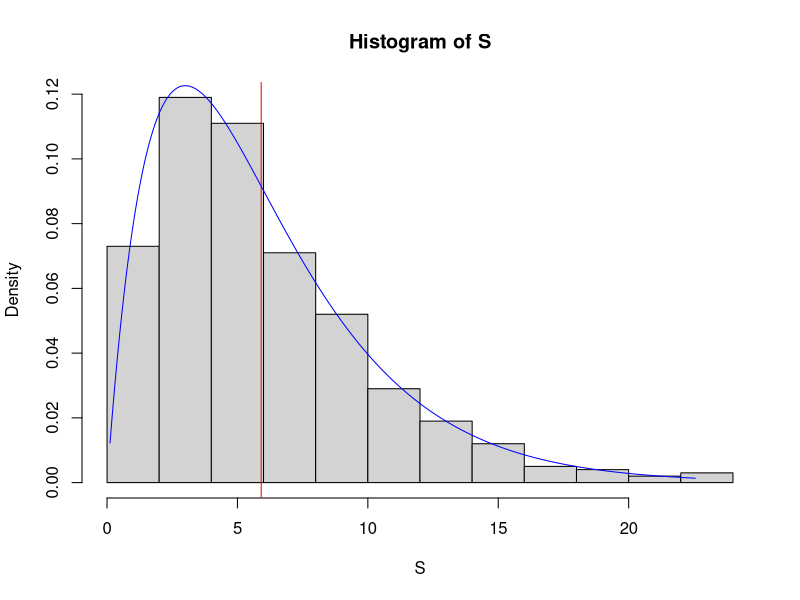
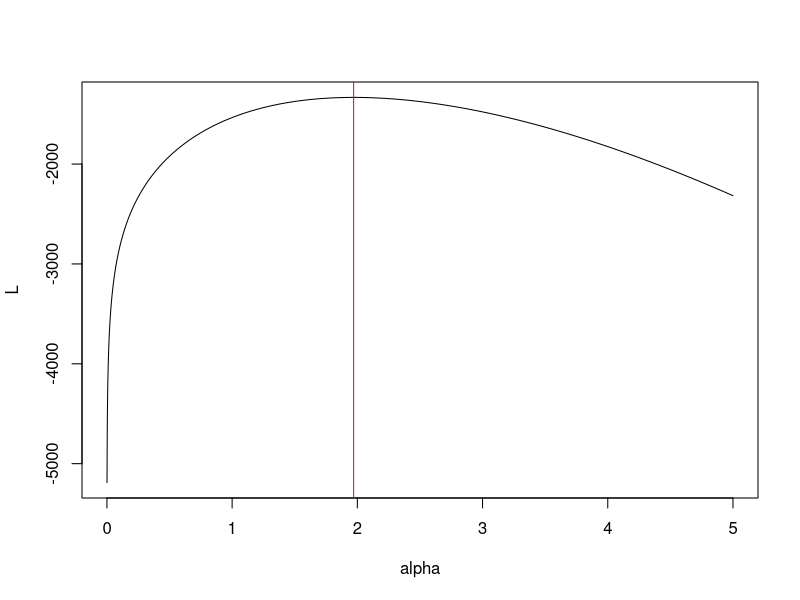
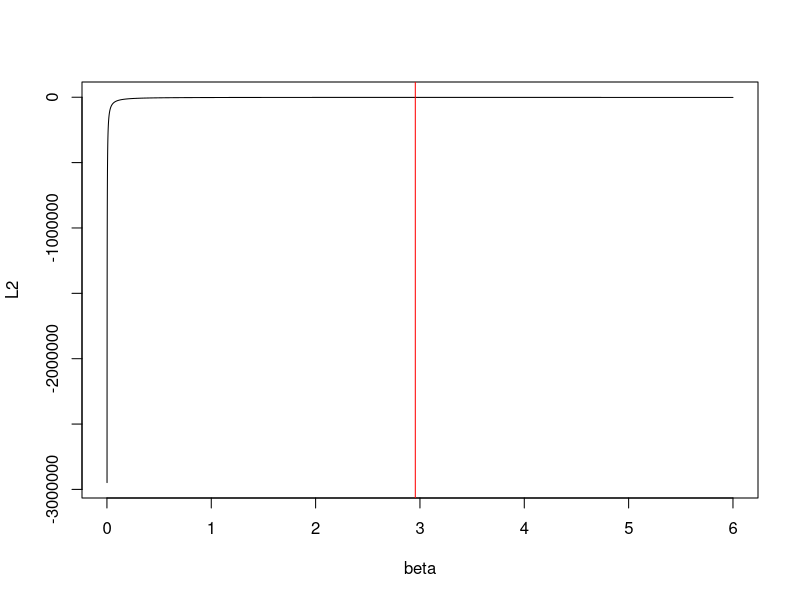

Write the R code that produced these figures, in order.
# Assignment – 2

# Question # 2
# Generate a sample of size 500 from Gamma distribution, using the shape 
#   parameter 2 and scale parameter 3.
# Write a R function for the Likelihood function of the Gamma Distribution
# Find the maximum likelihood estimate for the shape and scale parameter. You 
#   may use the “optim” or “nlm” function to optimize the likelihood function.
# Comment of the estimates that you obtained.

set.seed(123456)

n = 500       # number of observations in our sample
shape = 2     # shape
scale = 3      # scale
S = rgamma(n, shape=shape, scale=scale)  # our sample data 

mu = shape * scale   # population mean

# let's plot the sample along with theoretical gamma pdf to see what we have
hist(S, prob=TRUE)
abline(v = mean(S), col="red")
xx = seq(min(S), max(S), by=0.01)
lines(xx, dgamma(xx, shape=shape, scale=scale), col="blue")

mu; mean(S)

#############################################################################
#
# Probability Density Function for Gamma Distribution
#   f(x;alpha,beta) = (x^(alpha-1) * exp(-x/beta)) / (gamma(alpha)*beta^k)
#
# Log Likelihood formula
#   A = alpha
#   B = beta
#   l(x;A,B) = -n*A*log(B) - n*log(gamma(A)) - sum(x)/B + (A-1)*sum(log(x))
#
# Inspriation taken from:
#   https://www.utstat.toronto.edu/~brunner/oldclass/appliedf12/lectures/2101f12Likelihood1.pdf
#
#############################################################################

# Gamma Minus Log Likelihood
gmll = function(theta, D) {
  a = theta[1]
  b = theta[2]
  n = length(D)
  sumD = sum(D)
  sumlogD = sum(log(D))
  ret = n*a*log(b) + n*lgamma(a) + sumD/b - (a-1)*sumlogD
  ret
}
E = nlm(gmll, c(shape, scale), D=S)
E$estimate

# Gamma Minus Log Likelihood v2
gmll2 <- function(theta, D) {
  ret = -sum(dgamma(D, shape=theta[1], scale=theta[2], log=TRUE))
  ret
}
E2 = nlm(gmll2, c(shape, scale), D=S)
E2$estimate

results = c(
  "alpha"=shape, 
  "alpha.hat1"=E$estimate[1], 
  "alpha.hat2"=E2$estimate[1], 
  "beta"=scale, 
  "beta.hat1"=E$estimate[2],
  "beta.hat2"=E2$estimate[2]
)
round(results, 3)

# ---------------- FINAL RESULTS ----------------
#
#   alpha alpha.hat1 alpha.hat2       beta  beta.hat1  beta.hat2 
#    2.00       1.97       1.97       3.00       3.00       3.00
#
# Both versions of the gmll function yielded the same results.
#   alpha.hat = 1.970140  (98.5% of value for shape)
#   beta.hat = 3.000276  (100.01% of value for scale)
# So, overall ... pretty good estimates!  




####################################################
#               ALTERNATIVE METHOD                 #
####################################################

# Calculate a set of values using the log likelihood function using a sequence 
# of values for alpha given beta (scale) and S (our original sample data).
# Plot them and determine the maximum value for alpha (alpha.hat)
alpha = seq(0.001, 5, by=0.0001)
beta = scale
L = -n*alpha*log(beta) - n*log(gamma(alpha)) - sum(S)/beta + (alpha-1)*sum(log(S))
plot(alpha, L, type="l")
alpha.hat3 = alpha[which.max(L)]
abline(v=alpha.hat3, col="red")

# Repeat the same approach for beta given alpha (shape) to determine beta.hat.
alpha = shape
beta = seq(0.001, 6, by=0.0001)
L2 = -n*alpha*log(beta) - n*log(gamma(alpha)) - sum(S)/beta + (alpha-1)*sum(log(S))
plot(beta, L2, type="l")
beta.hat3 = beta[which.max(L2)]
abline(v=beta.hat3, col="red")

results2 = c(
  "alpha" = shape,
  "alpha.hat3" = alpha.hat3,
  "beta" = scale,
  "beta.hat3" = beta.hat3
)
round(results2, 3)

# ---------------- FINAL RESULTS ----------------
#
# alpha alpha.hat3       beta  beta.hat3 
# 2.000      1.970      3.000      2.956
#
# alpha.hat3 = 1.9703 (98.5% of the value for shape)
# beta.hat3  = 2.9555 (98.5% of the value for scale)

